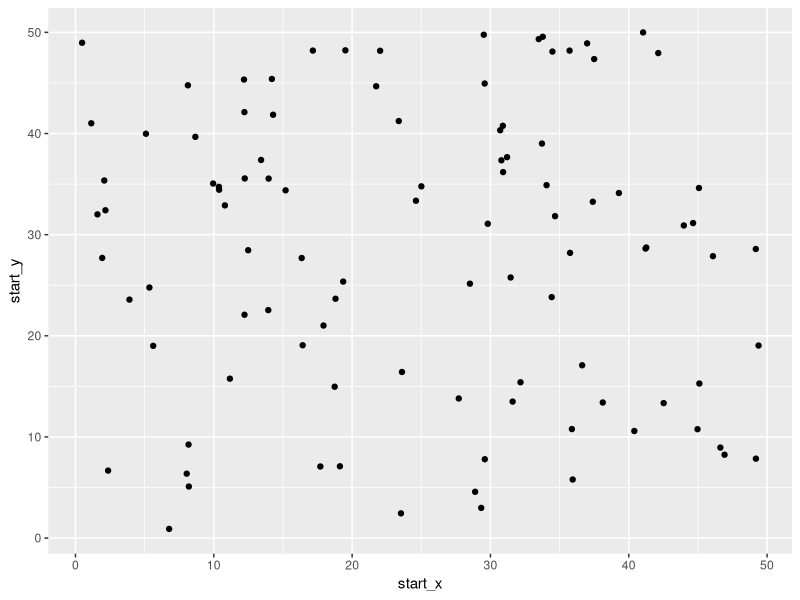

This figure's R source:
## ---- chunk 1
knitr::opts_chunk$set(echo = TRUE)
## ---- chunk 2
library(tidyverse)

incubation_time <- rgamma(5, 6, (2/3))
crucial_distance <- rexp(5, 1/8)

#starter subjects vector
subjects <- rep('S', 100)

#area grid
grid_x <- 50
grid_y <- 50

#starting positions
start_x <- rep(NA, length(subjects))
start_y <- rep(NA, length(subjects))

for(i in 1:length(subjects)){
  start_x[i] <- runif(n=1, min=0, max=grid_x)
  start_y[i] <- runif(n=1, min=0, max=grid_y)
}

#plot the starting positions
ggplot() +
  geom_point(aes(x=start_x, y=start_y))

#Create df of values for infection status, x coordinate, and y coordinate
df <- as.data.frame(cbind(subjects, start_x, start_y))
df$subjects <- as.factor(df$subjects)

#create starting positions and state function
starting_vals <- function(num_subjects, I_0, x_dim, y_dim){
  
  #Storage for x, y starting positions for the subjects
  start_x <- rep(NA, num_subjects)
  start_y <- rep(NA, num_subjects)
  
  #Infect I_0 many starting subjects
  subjects <- rep('S', num_subjects)
  infect <- sample(x = 1:num_subjects, size=I_0, replace=FALSE)
  subjects[infect] <- 'I'
  
  #Assign starting positions randomly
  for(i in 1:num_subjects){
  start_x[i] <- runif(n=1, min=0, max=grid_x)
  start_y[i] <- runif(n=1, min=0, max=grid_y)
  }
  
  df <- as.data.frame(cbind(as.numeric(start_x), as.numeric(start_y), subjects))
  colnames(df)[1] <- 'x'
  colnames(df)[2] <- 'y'
  return(df)
}


#simulation function
simulator <- function(days, num_subjects, x_dim, y_dim, I_0){
  initial_data <- starting_vals(num_subjects = num_subjects, x_dim=x_dim, y_dim=y_dim, I_0=I_0)
  
  
}

#S,I,R data
suceptable = function(){
  
}

recovered = function(){
  
}

infected = function(){
  
}

#reported monte carlo summary data
qd = c(0,25,50,75)
pos = c(99.3,99.2,98.7,92.7)
dncpv = c(69,53,46,33)
dncpt = c(26,32,43,42)
r0 = c(1.8,1.73,1.8,1.63)
mcsum = cbind(qd,pos,dncpv,dncpt,r0)
colnames(mcsum,c("Quarantine degree [%]",	"Percentage of size %",	"DNC peak value [cases]",	"DNC peaking time [days]",	"R0"))
